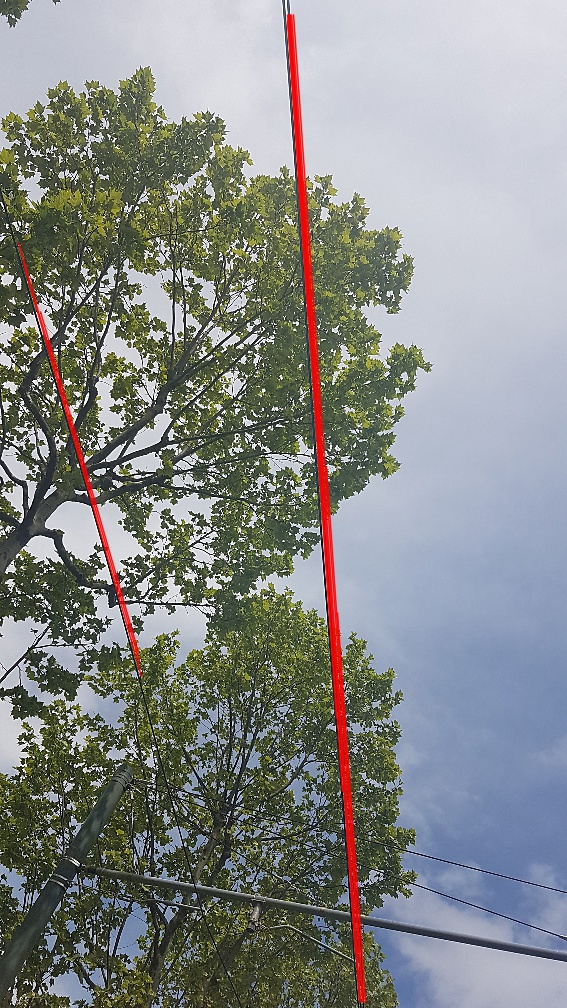
#> input picture 20210507_133045_001_dyn.jpg, 567 x 1008 px; its folder holds only this picture in this run; the run also reads 1 picture not shown here
$ jupyter execute --allow-errors Utilities.ipynb
#> lines starting #> are read from the running program, lines starting #| are printed output that depends on the picture
# Utilities for treating the Images

[cell 1]
import cv2
import numpy as np
import matplotlib.pyplot as plt
import os

[cell 2]
os.chdir(r'C:\Users\VArri\Documents\PowerLines\images\visuel\color_version\cropped_test\0')
path = os.getcwd()
print(path)

[cell 3]
def contrast(img, alpha = 1.5):
#> called with alpha = 1.5
    lookUpTable = np.empty((1,256), np.uint8)
    for i in range(256):
        lookUpTable[0,i] = np.clip(alpha * i, 0, 255)
    res = cv2.LUT(img, lookUpTable)
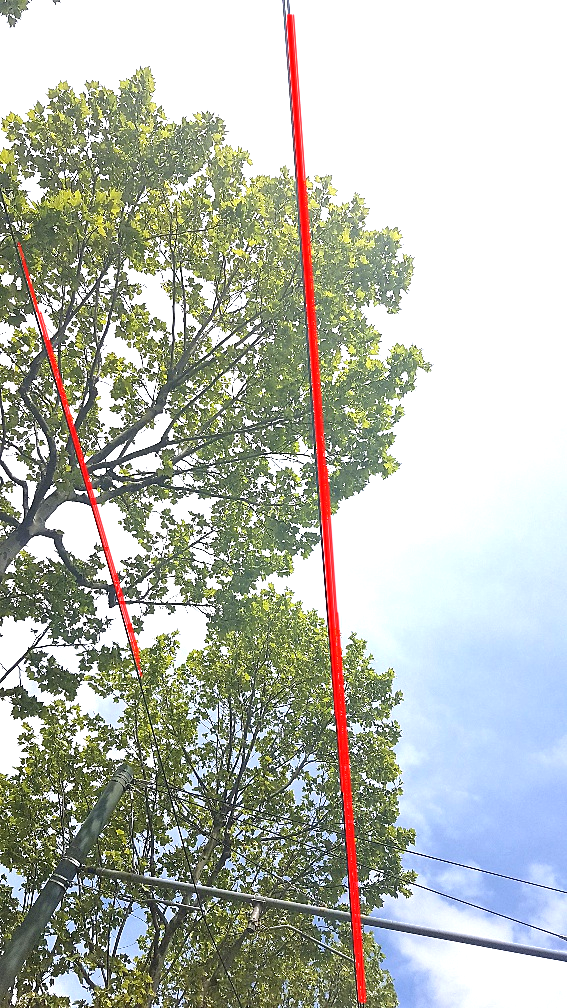
#> res: shape (1008, 567, 3); mean R, G, B 181.1, 184.4, 174.8

    return res

# plt.figure(figsize=[10,20])
#plt.imshow(res)
#plt.show()

# https://stackoverflow.com/questions/39308030/how-do-i-increase-the-contrast-of-an-image-in-python-opencv

[cell 4]
lst = os.listdir()
#> (the rest of this cell did not finish here and is left out)
